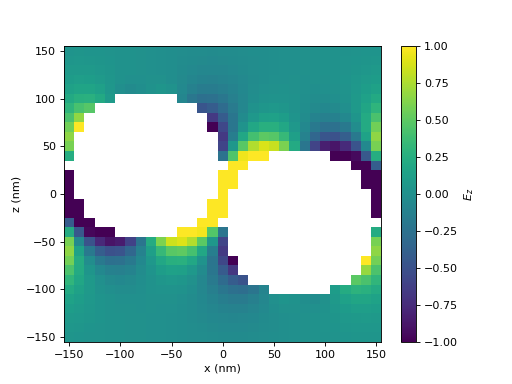

The script that drew this image:
import matplotlib.pyplot as plt
import numpy as np

import treams

k0 = 2 * np.pi / 700
materials = [treams.Material(-16.5 + 1j), treams.Material()]
lmax = 3
radii = [75, 75]
positions = [[-75, 0, 30], [75, 0, -30]]
lattice = treams.Lattice.square(300)
kpar = [0, 0]

spheres = [treams.TMatrix.sphere(lmax, k0, r, materials) for r in radii]
array = treams.TMatrix.cluster(spheres, positions).latticeinteraction.solve(
    lattice, kpar
)

inc = treams.plane_wave([0, 0, k0], [-1, 0, 0], k0=array.k0, material=array.material)
sca = array @ inc.expand(array.basis)

grid = np.mgrid[-150:150:31j, 0:1, -150:150:31j].squeeze().transpose((1, 2, 0))
ez = np.zeros_like(grid[..., 0])
valid = array.valid_points(grid, radii)
vals = []
for i, r in enumerate(grid[valid]):
    swb = treams.SphericalWaveBasis.default(1, positions=[r])
    field = sca.expandlattice(basis=swb).efield(r)
    vals.append(np.real(inc.efield(r)[2] + field[2]))
ez[valid] = vals
ez[~valid] = np.nan

fig, ax = plt.subplots()
pcm = ax.pcolormesh(
    grid[0, :, 2], grid[:, 0, 0], ez.T, shading="nearest", vmin=-1, vmax=1,
)
cb = plt.colorbar(pcm)
cb.set_label("$E_z$")
ax.set_xlabel("x (nm)")
ax.set_ylabel("z (nm)")
fig.show()
